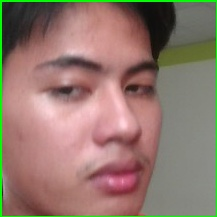
#> input picture data/raw/LeTanMinh/108.jpg, 217 x 217 px, given in place of the camera
$ python NhanDienKM.py
#> lines starting #> are read from the running program, lines starting #| are printed output that depends on the picture
### src/model.py
# File: src/model.py
from sklearn.neighbors import KNeighborsClassifier
from sklearn.svm import SVC
import numpy as np

class MoHinhPhanLoai:
    # [10 lines left out: function __init__, not called in this run]

    def train(self, X_train, y_train):
        self.model.fit(X_train, y_train)
        self.is_trained = True

    def predict(self, X_test, return_distance=False):
        """
        Dự đoán nhãn cho dữ liệu đầu vào.
        Nếu return_distance=True và mô hình là KNN, trả về thêm khoảng cách đến hàng xóm gần nhất.
        """
        if not self.is_trained:
            raise Exception("Mô hình chưa được huấn luyện.")

        if self.loai_mo_hinh == 'knn' and return_distance:
            # kneighbors trả về khoảng cách và chỉ số của k hàng xóm gần nhất
            # Ở đây ta chỉ quan tâm đến hàng xóm gần nhất (n_neighbors=1)
            dist, _ = self.model.kneighbors(X_test, n_neighbors=1)
            y_pred = self.model.predict(X_test)
            # Trả về nhãn dự đoán và khoảng cách (đã được làm phẳng)
            return y_pred, dist.flatten()

        return self.model.predict(X_test)

    # Các phương thức khác giữ nguyên
    # [18 lines left out: functions evaluate, luu_mo_hinh, tai_mo_hinh, not called in this run]

### src/pca_engine.py
import numpy as np

class DongCoPCA:
    # [52 lines left out: functions __init__, fit, not called in this run]

    def transform(self, X):
        """
        Chiếu dữ liệu X vào không gian eigenface.

        Args:
            X (np.array): Dữ liệu cần chiếu, mỗi hàng là một ảnh.

        Returns:
            np.array: Dữ liệu đã được chiếu (đã giảm chiều).
        """
        if self.khuon_mat_trung_binh is None or self.thanh_phan_chinh is None:
            raise RuntimeError("Mô hình PCA chưa được huấn luyện. Vui lòng gọi hàm fit() trước.")

        # Trừ khuôn mặt trung bình
        X_centered = X - self.khuon_mat_trung_binh

        # Chiếu vào không gian con được định nghĩa bởi các thành phần chính
        return X_centered @ self.thanh_phan_chinh

    # [22 lines left out: functions fit_transform, chieu_nguoc, not called in this run]

# [19 lines that do not run on import are left out]

### NhanDienKM.py
import cv2
import pickle
import numpy as np
import os
import ctypes
import json
from PIL import Image, ImageDraw, ImageFont

from src.pca_engine import DongCoPCA
from src.model import MoHinhPhanLoai

# --- CẤU HÌNH ---
SIZE_OPENCV = (92, 112)
PATH_PCA = 'models/pca_model.pkl'
PATH_MODEL_KNN = 'models/knn_model.pkl'
PATH_LABEL = 'models/label_map.pkl'
PATH_INFO_MAP = 'models/info_map.pkl'
FACE_CASCADE_PATH = cv2.data.haarcascades + 'haarcascade_frontalface_default.xml'
WINDOW_NAME = "Nhan Dien Khuon Mat"

# Ngưỡng khoảng cách
NGUONG_KHOANG_CACH = 3000

def load_artifacts():
    print(">>> Đang tải models và data...")
    try:
        with open(PATH_LABEL, 'rb') as f: label_map = pickle.load(f)
#> (reads models/label_map.pkl from the repository)
        info_map = {}
        if os.path.exists(PATH_INFO_MAP):
            with open(PATH_INFO_MAP, 'rb') as f: info_map = pickle.load(f)
#> (reads models/info_map.pkl from the repository)
        with open(PATH_PCA, 'rb') as f: pca = pickle.load(f)
#> (reads models/pca_model.pkl from the repository)
        model_path = PATH_MODEL_KNN if os.path.exists(PATH_MODEL_KNN) else 'models/svm_model.pkl'
        with open(model_path, 'rb') as f: classifier = pickle.load(f)
#> (reads models/knn_model.pkl from the repository)
        print("-> Tải thành công!")
        return pca, classifier, label_map, info_map
    except Exception as e:
        print(f"LỖI tải file: {e}")
        return None, None, None, None

def center_window(cap):
    try:
        user32 = ctypes.windll.user32
        screen_w, screen_h = user32.GetSystemMetrics(0), user32.GetSystemMetrics(1)
        cam_w, cam_h = int(cap.get(3)), int(cap.get(4))
        scale = 1.5; new_w, new_h = int(cam_w * scale), int(cam_h * scale)
        x, y = (screen_w - new_w) // 2, (screen_h - new_h) // 2
        cv2.namedWindow(WINDOW_NAME, cv2.WINDOW_NORMAL)
        cv2.resizeWindow(WINDOW_NAME, new_w, new_h); cv2.moveWindow(WINDOW_NAME, x, y)
    except: cv2.namedWindow(WINDOW_NAME, cv2.WINDOW_NORMAL)

def vietnamese_text(img, text, position, text_color, font_size=20, outline_color=(0,0,0)):
    cv2_im_rgb = cv2.cvtColor(img, cv2.COLOR_BGR2RGB)
    pil_im = Image.fromarray(cv2_im_rgb)
    draw = ImageDraw.Draw(pil_im)
    try:
        font = ImageFont.truetype("arial.ttf", font_size)
    except IOError:
        font = ImageFont.load_default()
    x, y = position
    if outline_color:
        for dx in range(-2, 3):
            for dy in range(-2, 3):
                if dx != 0 or dy != 0:
                    draw.text((x+dx, y+dy), text, font=font, fill=outline_color)
    draw.text(position, text, font=font, fill=text_color)
    return cv2.cvtColor(np.array(pil_im), cv2.COLOR_RGB2BGR)

def main():
    pca, classifier, label_map, info_map = load_artifacts()
    if pca is None: return

    face_cascade = cv2.CascadeClassifier(FACE_CASCADE_PATH)
    cap = cv2.VideoCapture(0)
    if not cap.isOpened(): print("LỖI: Không thể mở Camera."); return

    center_window(cap)

    print(">>> Camera sẵn sàng. Chế độ: GƯƠNG (MIRROR).")
    print(f">>> Ngưỡng khoảng cách: {NGUONG_KHOANG_CACH}")

    while True:
        ret, frame = cap.read()
#> frame is the input picture: shape (217, 217, 3); mean B, G, R 109.5, 120.8, 145.7
        if not ret: break

        # --- ĐỒNG BỘ: LẬT ẢNH (MIRROR) ---
        # Phải giống hệt file thu thập dữ liệu
        frame = cv2.flip(frame, 1)
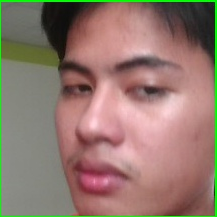
#> frame: shape (217, 217, 3); mean B, G, R 109.5, 120.8, 145.7
        # ---------------------------------

        try:
            if cv2.getWindowProperty(WINDOW_NAME, cv2.WND_PROP_VISIBLE) < 1: break
        except: pass

        gray = cv2.cvtColor(frame, cv2.COLOR_BGR2GRAY)
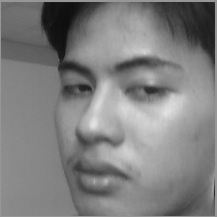
#> gray: shape (217, 217); min 13, max 226, mean 127

        # Cấu hình phát hiện (Đã tối ưu cho nhiều người)
        faces = face_cascade.detectMultiScale(
            gray,
            scaleFactor=1.1,
            minNeighbors=6,
            minSize=(80, 80)
        )
#> faces = [[14, 14, 189, 189]]

        for (x, y, w, h) in faces:
            box_color = (0, 255, 0)
            name = "Unknown"

            try:
                roi_gray = gray[y:y+h, x:x+w]
                roi_gray = cv2.equalizeHist(roi_gray) # Cân bằng sáng

                roi_resized = cv2.resize(roi_gray, SIZE_OPENCV)
                roi_flat = roi_resized.reshape(1, -1)
                roi_pca = pca.transform(roi_flat)

                y_pred, distance = classifier.predict(roi_pca, return_distance=True)
                predicted_id = y_pred[0]
                dist_val = distance[0]

                if dist_val > NGUONG_KHOANG_CACH:
                    name = "Người Lạ"
                    box_color = (0, 0, 255)
                else:
                    name = label_map.get(predicted_id, "Unknown")
                    if name == "Unknown": box_color = (0, 0, 255)

            except Exception as e:
                box_color = (0, 0, 255); name = "Lỗi"

            cv2.rectangle(frame, (x, y), (x+w, y+h), box_color, 2)
            frame = vietnamese_text(frame, name, (x, y - 30), (255, 255, 255), font_size=24)

            if name not in ["Người Lạ", "Lỗi", "Unknown"] and name in info_map:
                details = info_map[name]
                current_y = y + h + 10
                for key, value in details.items():
                    text_info = f"{key}: {value}"
                    frame = vietnamese_text(frame, text_info, (x, current_y), (255, 255, 0), font_size=18)
                    current_y += 25
#> this loop made 1 pass
#> (w, h, box_color, name, y_pred) on pass 1: (189, 189, (0, 255, 0), 'LeTanMinh', [0])
#> pass 1, in main, `roi_gray = gray[y:y+h, x:x+w]`:
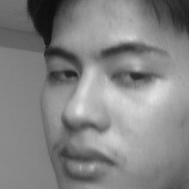
#> roi_gray: shape (189, 189); min 13, max 226, mean 131.6
#> pass 1, in main, `roi_gray = cv2.equalizeHist(roi_gray)`:
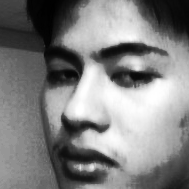
#> roi_gray: shape (189, 189); min 0, max 255, mean 128.8
#> pass 1, in main, `roi_resized = cv2.resize(roi_gray, SIZE_OPENCV)`:
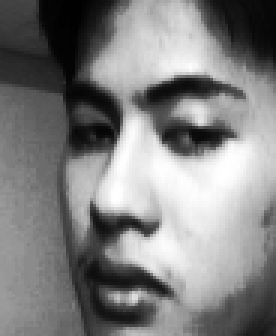
#> roi_resized: shape (112, 92) (shown 3 times larger); min 0, max 255, mean 128.6
#> pass 1, in vietnamese_text, `cv2_im_rgb = cv2.cvtColor(img, cv2.COLOR_BGR2RGB)`:
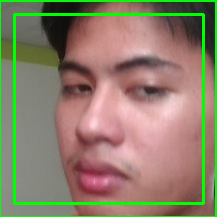
#> cv2_im_rgb: shape (217, 217, 3); mean R, G, B 139.5, 128, 104.7
#> after the loop:
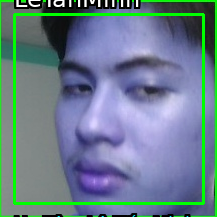
#> frame: shape (217, 217, 3); mean R, G, B 104.9, 126.4, 139.3

        cv2.imshow(WINDOW_NAME, frame)
        if cv2.waitKey(1) & 0xFF == ord('q'): break
#> (key q is pressed here)

    cap.release(); cv2.destroyAllWindows()

if __name__ == "__main__":
    main()
